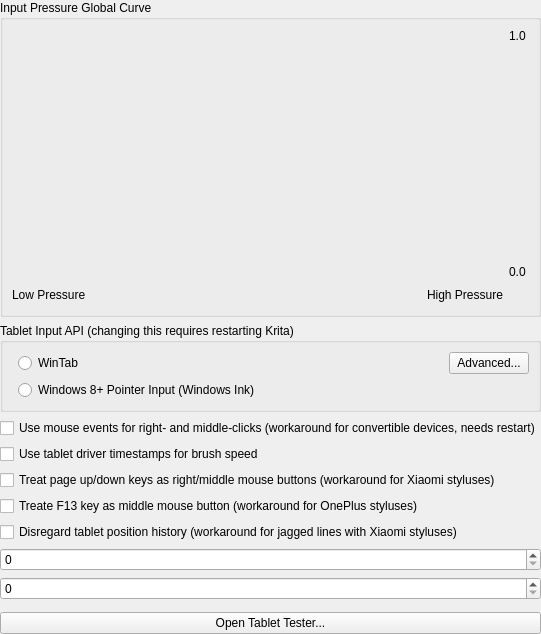
<?xml version="1.0" encoding="UTF-8"?>
<ui version="4.0">
 <author>
    SPDX-FileCopyrightText: none
    SPDX-License-Identifier: GPL-3.0-or-later
  </author>
 <class>WdgTabletSettings</class>
 <widget class="QWidget" name="WdgTabletSettings">
  <property name="windowTitle">
   <string>Color Settings</string>
  </property>
  <layout class="QVBoxLayout" name="verticalLayout_2">
   <property name="leftMargin">
    <number>0</number>
   </property>
   <property name="topMargin">
    <number>0</number>
   </property>
   <property name="rightMargin">
    <number>0</number>
   </property>
   <property name="bottomMargin">
    <number>0</number>
   </property>
   <item>
    <widget class="QGroupBox" name="groupBox">
     <property name="title">
      <string>Input Pressure Global Curve</string>
     </property>
     <layout class="QGridLayout" name="gridLayout">
      <item row="0" column="0">
       <widget class="KisCurveWidget" name="pressureCurve" native="true">
        <property name="sizePolicy">
         <sizepolicy hsizetype="MinimumExpanding" vsizetype="MinimumExpanding">
          <horstretch>0</horstretch>
          <verstretch>0</verstretch>
         </sizepolicy>
        </property>
        <property name="minimumSize">
         <size>
          <width>200</width>
          <height>250</height>
         </size>
        </property>
        <property name="autoFillBackground">
         <bool>false</bool>
        </property>
       </widget>
      </item>
      <item row="1" column="0">
       <layout class="QHBoxLayout" name="horizontalLayout">
        <item>
         <widget class="QLabel" name="label_2">
          <property name="sizePolicy">
           <sizepolicy hsizetype="Fixed" vsizetype="Preferred">
            <horstretch>0</horstretch>
            <verstretch>0</verstretch>
           </sizepolicy>
          </property>
          <property name="text">
           <string>Low Pressure</string>
          </property>
         </widget>
        </item>
        <item>
         <spacer name="horizontalSpacer">
          <property name="orientation">
           <enum>Qt::Horizontal</enum>
          </property>
          <property name="sizeHint" stdset="0">
           <size>
            <width>40</width>
            <height>20</height>
           </size>
          </property>
         </spacer>
        </item>
        <item>
         <widget class="QLabel" name="label_3">
          <property name="sizePolicy">
           <sizepolicy hsizetype="Fixed" vsizetype="Preferred">
            <horstretch>0</horstretch>
            <verstretch>0</verstretch>
           </sizepolicy>
          </property>
          <property name="text">
           <string>High Pressure</string>
          </property>
         </widget>
        </item>
       </layout>
      </item>
      <item row="0" column="1">
       <layout class="QVBoxLayout" name="verticalLayout">
        <item>
         <widget class="QLabel" name="label_5">
          <property name="text">
           <string>1.0</string>
          </property>
         </widget>
        </item>
        <item>
         <spacer name="verticalSpacer">
          <property name="orientation">
           <enum>Qt::Vertical</enum>
          </property>
          <property name="sizeHint" stdset="0">
           <size>
            <width>20</width>
            <height>40</height>
           </size>
          </property>
         </spacer>
        </item>
        <item>
         <widget class="QLabel" name="label_4">
          <property name="text">
           <string>0.0</string>
          </property>
         </widget>
        </item>
       </layout>
      </item>
     </layout>
    </widget>
   </item>
   <item>
    <widget class="QGroupBox" name="grpTabletApi">
     <property name="title">
      <string>Tablet Input API (changing this requires restarting Krita)</string>
     </property>
     <layout class="QFormLayout" name="formLayout_2">
      <item row="0" column="1">
       <layout class="QHBoxLayout" name="horizontalLayout_2">
        <item>
         <widget class="QRadioButton" name="radioWintab">
          <property name="text">
           <string>WinTab</string>
          </property>
         </widget>
        </item>
        <item>
         <spacer name="horizontalSpacer_3">
          <property name="orientation">
           <enum>Qt::Horizontal</enum>
          </property>
          <property name="sizeHint" stdset="0">
           <size>
            <width>40</width>
            <height>20</height>
           </size>
          </property>
         </spacer>
        </item>
        <item>
         <widget class="QPushButton" name="btnResolutionSettings">
          <property name="text">
           <string comment="Tablet mapping settings">Advanced...</string>
          </property>
         </widget>
        </item>
       </layout>
      </item>
      <item row="1" column="1">
       <widget class="QRadioButton" name="radioWin8PointerInput">
        <property name="text">
         <string>Windows 8+ Pointer Input (Windows Ink)</string>
        </property>
       </widget>
      </item>
     </layout>
    </widget>
   </item>
   <item>
    <widget class="QCheckBox" name="chkUseRightMiddleClickWorkaround">
     <property name="toolTip">
      <string>&lt;html&gt;&lt;head/&gt;&lt;body&gt;&lt;p&gt;Some tablet devices don't pass barrel-button clicks via tablet API. If you have such a device, you can try activate this workaround. Krita will try to read right- and middle-button clicks from the mouse events stream. It may or may not work on your device (depends on the tablet driver implementation).&lt;/p&gt;&lt;p&gt;&lt;br/&gt;&lt;/p&gt;&lt;p&gt;After changing this option Krita should be restarted.&lt;/p&gt;&lt;/body&gt;&lt;/html&gt;</string>
     </property>
     <property name="text">
      <string>Use mouse events for right- and middle-clicks (workaround for convertible devices, needs restart)</string>
     </property>
    </widget>
   </item>
   <item>
    <widget class="QCheckBox" name="chkUseTimestampsForBrushSpeed">
     <property name="text">
      <string notr="true">Use tablet driver timestamps for brush speed</string>
     </property>
    </widget>
   </item>
   <item>
    <widget class="QCheckBox" name="chkUsePageUpDownMouseButtonEmulationWorkaround">
     <property name="text">
      <string>Treat page up/down keys as right/middle mouse buttons (workaround for Xiaomi styluses)</string>
     </property>
    </widget>
   </item>
   <item>
    <widget class="QCheckBox" name="chkUseHighFunctionKeyMouseButtonEmulationWorkaround">
     <property name="text">
      <string>Treate F13 key as middle mouse button (workaround for OnePlus styluses)</string>
     </property>
    </widget>
   </item>
   <item>
    <widget class="QCheckBox" name="chkUseIgnoreHistoricTabletEventsWorkaround">
     <property name="text">
      <string>Disregard tablet position history (workaround for jagged lines with Xiaomi styluses)</string>
     </property>
    </widget>
   </item>
   <item>
    <widget class="KisSliderSpinBox" name="intMaxAllowedBrushSpeed" native="true">
     <property name="sizePolicy">
      <sizepolicy hsizetype="MinimumExpanding" vsizetype="Minimum">
       <horstretch>0</horstretch>
       <verstretch>0</verstretch>
      </sizepolicy>
     </property>
     <property name="toolTip">
      <string>Maximum speed mapped to 1.0 for the speed sensor curve. Should be set to the maximum speed you can reach using Tablet Tester</string>
     </property>
    </widget>
   </item>
   <item>
    <widget class="KisSliderSpinBox" name="intBrushSpeedSmoothing" native="true">
     <property name="sizePolicy">
      <sizepolicy hsizetype="MinimumExpanding" vsizetype="Minimum">
       <horstretch>0</horstretch>
       <verstretch>0</verstretch>
      </sizepolicy>
     </property>
     <property name="toolTip">
      <string>Amount of smoothing Krita should do to speed sensor. This value is very hardware-dependent</string>
     </property>
    </widget>
   </item>
   <item>
    <widget class="KisAngleSelector" name="tiltDirectionOffsetAngle" native="true">
     <property name="sizePolicy">
      <sizepolicy hsizetype="MinimumExpanding" vsizetype="Minimum">
       <horstretch>0</horstretch>
       <verstretch>0</verstretch>
      </sizepolicy>
     </property>
     <property name="toolTip">
      <string>Angle offset added to the reported pen tilt direction.</string>
     </property>
    </widget>
   </item>
   <item>
    <widget class="QPushButton" name="btnTabletTest">
     <property name="text">
      <string>Open Tablet Tester...</string>
     </property>
    </widget>
   </item>
   <item>
    <spacer name="verticalSpacer_2">
     <property name="orientation">
      <enum>Qt::Orientation::Vertical</enum>
     </property>
     <property name="sizeHint" stdset="0">
      <size>
       <width>20</width>
       <height>0</height>
      </size>
     </property>
    </spacer>
   </item>
  </layout>
 </widget>
 <customwidgets>
  <customwidget>
   <class>KisSliderSpinBox</class>
   <extends>QSpinBox</extends>
   <header location="global">kis_slider_spin_box.h</header>
   <container>1</container>
  </customwidget>
  <customwidget>
   <class>KisCurveWidget</class>
   <extends>QWidget</extends>
   <header>widgets/kis_curve_widget.h</header>
   <container>1</container>
  </customwidget>
  <customwidget>
   <class>KisAngleSelector</class>
   <extends>QWidget</extends>
   <header location="global">KisAngleSelector.h</header>
   <container>1</container>
  </customwidget>
 </customwidgets>
 <resources/>
 <connections/>
</ui>
